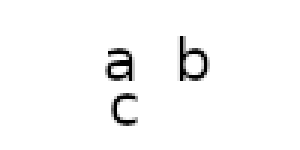
#> input picture png/srect_white_abc.png, 100 x 50 px, found by its file name (shown 3 times larger); its folder holds only this picture in this run
$ python lowpass.py
#> lines starting #> are read from the running program, lines starting #| are printed output that depends on the picture; after the words box and inside, x2 and y2 are one past the last pixel; in counts of white or black regions, pixels touching at a corner belong together
### neulib/neuutil.py
#!/usr/bin/env python

import os, sys, random, time
from PIL import Image, ImageFont, ImageDraw

ddd = os.path.dirname(__file__)
if ddd not in sys.path:
    sys.path.append(ddd)

from pgdict import *

def pn(num):
    return "% -7.3f" % num

# [25 lines left out: functions randmemb, neurand, neurand2, not called in this run]

def sqr(vvv):
    ''' return square of number '''
    return vvv * vvv

# [340 lines left out: functions parr, print_is_ok, newarr, load_font_img, load_bw_image, lowpass and 11 more, not called in this run]

class CustomArrayObject:
    # [16 lines left out: functions __init__, __array_interface__, not called in this run]

# EOF

### study/lowpass.py
#!/usr/bin/env python

'''
    test lowpass filter
'''

import os, sys, random, math

from PIL import Image
import matplotlib.pyplot as plt

sys.path.append(os.getcwd())
#print(sys.path)

from neulib.neuutil import *
from neulib.pgutil import *
import neulib.neulut as newlut

LOWPASS = 0

imgdir = "png"

def show(sumx, bw, pp):

    sumx.paste(bw, (10, 10))
    sumx.paste(pp, (10, bw.size[1] + 20))
    #sumx.show()
    sumx2 = sumx.resize((sumx.size[0] * 3, sumx.size[1] * 3))
    sumx2.show()

if __name__ == '__main__':

    bw = load_bw_image(os.path.join(imgdir, "srect_white_abc.png"))
#> in load_bw_image, im is the input picture: PIL image 100x50 RGBA; mean R, G, B, A 247.9, 247.9, 247.9, 255
#> after the loop in load_bw_image, `for aa in range(im.size[1]):`: arr3 = 5000 values, max 255 at index 0, min 0 at index 1259, mean 241.9
#> in load_bw_image, `bw = Image.new("L", im.size, color=(255) )`: bw: PIL image 100x50 L; every value is 255
#> in load_bw_image, `bw.putdata(arr3)`:
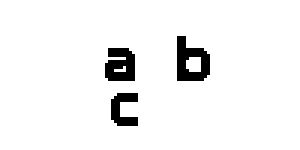
#> bw: PIL image 100x50 L (shown 3 times larger); 94.9% white; 3 black regions, box (x1, y1, x2, y2) and area: (59, 12, 70, 27) 104, (35, 16, 45, 27) 90, (37, 31, 46, 42) 63
    pp = Image.new(bw.mode, bw.size, color=255)
    sumx = Image.new(bw.mode, (300, 200), color=240)
#> sumx: PIL image 300x200 L; every value is 240

    arr = list(bw.getdata())
#> arr has the same summary as arr3 in load_bw_image
    lll = lowpass(arr)
#> in lowpass, `lll = arrx[:]`: lll has the same summary as arr3 in load_bw_image
#> in lowpass, `lenx = len(lll)`: lenx = 5000
#> after the loop in lowpass, `for _ in range(factorx):`: lll = 5000 values, max 255 at index 0, min 0 at index 1640, mean 241.2

    # Verify
    for cnt in range(len(lll)):
        aa, bb = cnt % bw.size[0], cnt // bw.size[0]
        #print("cnt", aa, bb)
        pp.putpixel((aa, bb), lll[cnt])
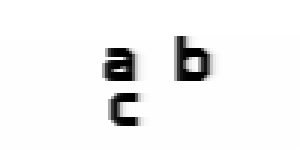
#> pp: PIL image 100x50 L (shown 3 times larger); min 0, max 255, mean 241.2
    show(sumx, bw, pp)
#> in show, `sumx.paste(bw, (10, 10))`:
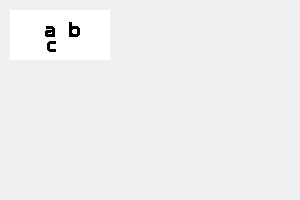
#> sumx: PIL image 300x200 L; min 0, max 255, mean 240.2
    sys.exit(0)
#> (the program exits here)
